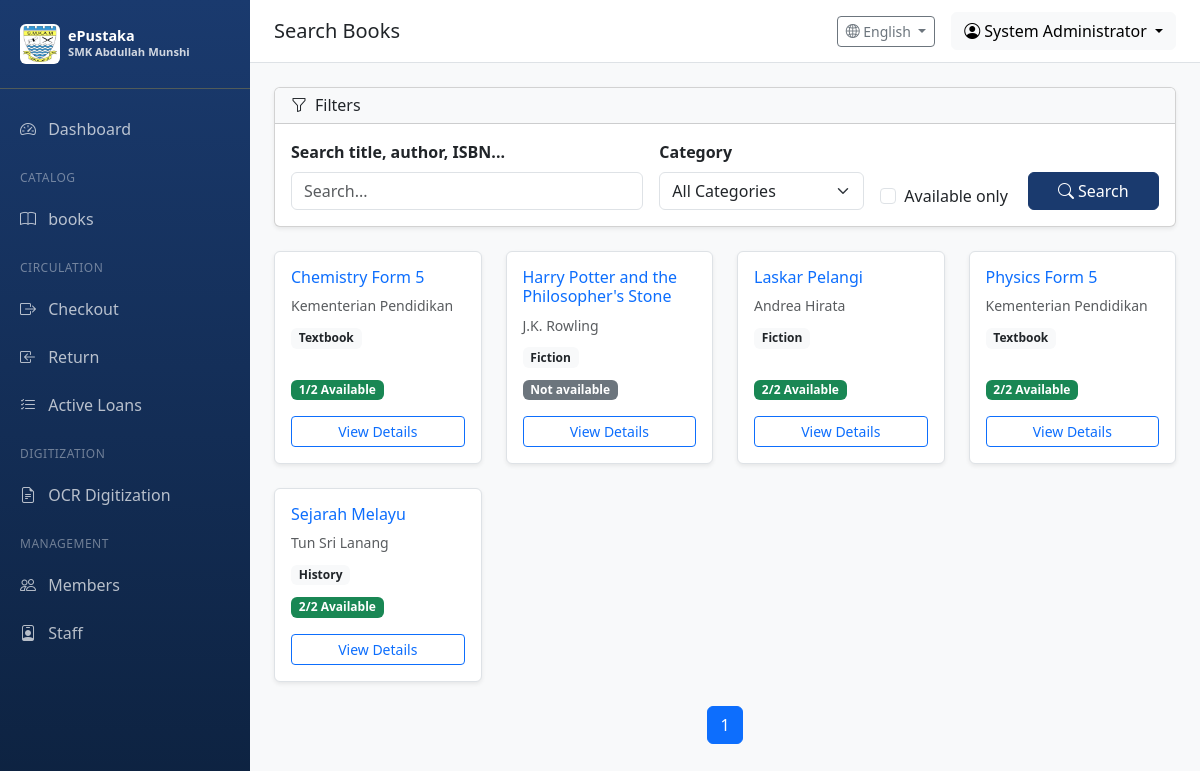
/student/search (signed in), run on the app's committed database.
### app/models/user.py (models this page shows, shortened)
class User(UserMixin, db.Model):
    __tablename__ = 'users'
    id = db.Column(db.Integer, primary_key=True)
    username = db.Column(db.String(64), unique=True, nullable=False, index=True)
    email = db.Column(db.String(120), unique=True, nullable=False, index=True)
    password_hash = db.Column(db.String(256), nullable=False)
    full_name = db.Column(db.String(128))
    is_active = db.Column(db.Boolean, default=True)
    role_id = db.Column(db.Integer, db.ForeignKey('roles.id'))
    created_at = db.Column(db.DateTime, default=datetime.utcnow)
    updated_at = db.Column(db.DateTime, default=datetime.utcnow, onupdate=datetime.utcnow)
    last_login = db.Column(db.DateTime)
    def can(self, perm):
        return self.role is not None and self.role.has_permission(perm)

### app/models/catalog.py (models this page shows, shortened)
class Book(db.Model):
    __tablename__ = 'books'
    id = db.Column(db.Integer, primary_key=True)
    title = db.Column(db.String(256), nullable=False, index=True)
    author = db.Column(db.String(256), index=True)
    isbn = db.Column(db.String(20), index=True)
    publisher = db.Column(db.String(128))
    publication_year = db.Column(db.Integer)
    edition = db.Column(db.String(32))
    category = db.Column(db.String(64), index=True)  # e.g., Fiction, Science, History
    call_number = db.Column(db.String(32), index=True)  # Library classification
    subject = db.Column(db.String(128))
    language = db.Column(db.String(32), default='Malay')
    description = db.Column(db.Text)
    page_count = db.Column(db.Integer)
    cover_image = db.Column(db.String(256))  # Path to cover image
    price = db.Column(db.Float)  # Book price for replacement/loss scenarios
    created_at = db.Column(db.DateTime, default=datetime.utcnow)
    updated_at = db.Column(db.DateTime, default=datetime.utcnow, onupdate=datetime.utcnow)
    copies = db.relationship('BookCopy', backref='book', lazy='dynamic', cascade='all, delete-orphan')

### app/routes/student.py (the view, shortened to what this page needs)
@student_bp.route('/search')
@login_required
def search_books():
    page = request.args.get('page', 1, type=int)
    per_page = 12
    query = Book.query
    search = request.args.get('search', '').strip()
    category = request.args.get('category', '')
    if category:
        query = query.filter(Book.category == category)
    show_available = request.args.get('available', '') == '1'
    categories = db.session.query(Book.category).distinct().filter(Book.category.isnot(None)).all()
    categories = [c[0] for c in categories if c[0]]
    books = query.order_by(Book.title).paginate(page=page, per_page=per_page)
    for book in books.items:
        book.available_count = book.copies.filter(
            BookCopy.status == CopyStatus.AVAILABLE.value
        ).count()
    return render_template('student/search.html',
                          books=books,
                          search=search,
                          category=category,
                          categories=categories,
                          show_available=show_available)

### app/templates/student/search.html (shortened to what this page needs)
{% extends "base.html" %}
{% block page_title %}{{ t('search_books') }}{% endblock %}
{% block content %}
<div class="mb-4">
    <div class="card shadow-sm">
        <div class="card-header bg-light">
            <h6 class="mb-0"><i class="bi bi-funnel me-2"></i>{{ t('filters') }}</h6>
        </div>
        <div class="card-body">
            <form method="GET" class="row g-3 align-items-end">
                <div class="col-md-5">
                    <label class="form-label fw-bold">{{ t('search_title_author') }}</label>
                    <input type="text" name="search" class="form-control" value="{{ search }}" placeholder="Search...">
                </div>
                <div class="col-md-3">
                    <label class="form-label fw-bold">{{ t('category') }}</label>
                    <select name="category" class="form-select">
                        <option value="">{{ t('all_categories') }}</option>
                    </select>
                </div>
                <div class="col-md-2">
                    <div class="form-check">
                        <input type="checkbox" class="form-check-input" id="available" name="available" value="1" {% if show_available %}checked{% endif %}>
                        <label class="form-check-label" for="available">
                            {{ t('available_only') }}
                        </label>
                    </div>
                </div>
                <div class="col-md-2">
                    <button type="submit" class="btn btn-primary w-100">
                        <i class="bi bi-search me-1"></i>{{ t('search') }}
                    </button>
                </div>
            </form>
        </div>
    </div>
</div>
{% if books.items %}
<div class="row g-4">
    {% for book in books.items %}
    <div class="col-md-4 col-lg-3">
        <div class="card book-card h-100 shadow-sm">
            <div class="card-body d-flex flex-column">
                <h6 class="card-title mb-2">
                    <a href="{{ url_for('student.view_book', book_id=book.id) }}" class="text-decoration-none">
                        {{ book.title }}
                    </a>
                </h6>
                <p class="card-text text-muted small mb-2">{{ book.author }}</p>
                <div class="mb-2">
                    <span class="badge bg-light text-dark small">{{ book.category or 'Uncategorized' }}</span>
                </div>
                <div class="mb-3 mt-auto">
                    {% set available = book.available_count %}
                    {% if available > 0 %}
                        <span class="badge bg-success">{{ available }}/{{ book.copies.count() }} {{ t('available') }}</span>
                    {% else %}
                        <span class="badge bg-secondary">{{ t('not_available') }}</span>
                    {% endif %}
                </div>
                <a href="{{ url_for('student.view_book', book_id=book.id) }}" class="btn btn-sm btn-outline-primary w-100">
                    {{ t('view_details') }}
                </a>
            </div>
        </div>
    </div>
    {% endfor %}
</div>
<nav class="mt-4">
    <ul class="pagination justify-content-center">
        {% for page_num in books.iter_pages() %}
            {% if page_num %}
                {% if page_num == books.page %}
                <li class="page-item active">
                    <span class="page-link">{{ page_num }}</span>
                </li>
                {% else %}
                <li class="page-item">
                    <a class="page-link" href="{{ url_for('student.search_books', page=page_num, search=search, category=category, available=1 if show_available else '') }}">
                        {{ page_num }}
                    </a>
                </li>
                {% endif %}
            {% else %}
            <li class="page-item disabled">
                <span class="page-link">...</span>
            </li>
            {% endif %}
        {% endfor %}
    </ul>
</nav>
{% else %}
<div class="alert alert-info text-center py-5">
    <i class="bi bi-search display-1 text-muted"></i>
    <h5 class="mt-3">{{ t('no_books_found') }}</h5>
    <p class="text-muted">{{ t('try_different_search') }}</p>
</div>
{% endif %}
{% endblock %}

### app/templates/base.html (shortened to what this page needs)
<!DOCTYPE html>
<html lang="en">
<head>
    <link href="https://cdn.jsdelivr.net/npm/bootstrap@5.3.2/dist/css/bootstrap.min.css" rel="stylesheet">
    <link href="https://cdn.jsdelivr.net/npm/bootstrap-icons@1.11.1/font/bootstrap-icons.css" rel="stylesheet">
</head>
<body>
    {% if current_user.is_authenticated %}
    <nav class="sidebar">
        <div class="sidebar-brand">
            <div class="d-flex align-items-center">
                <img src="{{ url_for('static', filename='images/Lencana_Sekolah_Menengah_Kebangsaan_Abdullah_Munshi.jpg') }}"
                     alt="SMK Abdullah Munshi"
                     class="me-2 rounded"
                     style="width: 40px; height: 40px; object-fit: contain; background: white; padding: 2px;">
                <div>
                    <div style="font-size: 0.9rem; line-height: 1.2;">ePustaka</div>
                    <div style="font-size: 0.7rem; opacity: 0.8;">SMK Abdullah Munshi</div>
                </div>
            </div>
        </div>
        <ul class="nav flex-column">
            {% set is_member = current_user.__class__.__name__ == 'Member' %}
            {% if is_member %}
                {% set is_staff = current_user.member_type in ['Staff', 'Student Assistant', 'Librarian', 'Teacher'] %}
            {% else %}
                {% set is_staff = current_user.role and current_user.role.name != 'Student' %}
            {% endif %}
            {% if is_member and not is_staff %}
            <li class="sidebar-section">{{ t('student_portal') }}</li>
            <li class="nav-item">
                <a class="nav-link {% if request.endpoint == 'student.index' %}active{% endif %}" href="{{ url_for('student.index') }}">
                    <i class="bi bi-house"></i> {{ t('home') }}
                </a>
            </li>
            <li class="nav-item">
                <a class="nav-link {% if request.endpoint == 'student.search_books' %}active{% endif %}" href="{{ url_for('student.search_books') }}">
                    <i class="bi bi-search"></i> {{ t('search_books') }}
                </a>
            </li>
            <li class="nav-item">
                <a class="nav-link {% if request.endpoint == 'student.my_loans' %}active{% endif %}" href="{{ url_for('student.my_loans') }}">
                    <i class="bi bi-journal-bookmark"></i> {{ t('my_loans') }}
                </a>
            </li>
            <li class="nav-item">
                <a class="nav-link {% if request.endpoint == 'student.leaderboard' %}active{% endif %}" href="{{ url_for('student.leaderboard') }}">
                    <i class="bi bi-trophy"></i> {{ t('leaderboard') }}
                </a>
            </li>
            {% elif is_staff %}
            <li class="nav-item">
                <a class="nav-link {% if request.endpoint == 'main.dashboard' %}active{% endif %}" href="{{ url_for('main.dashboard') }}">
                    <i class="bi bi-speedometer2"></i> {{ t('dashboard') }}
                </a>
            </li>
            {% if current_user.can(1) or current_user.can(2) %}
            <li class="sidebar-section">{{ t('catalog') }}</li>
            <li class="nav-item">
                <a class="nav-link {% if 'catalog' in request.endpoint %}active{% endif %}" href="{{ url_for('catalog.index') }}">
                    <i class="bi bi-book"></i> {{ t('books') }}
                </a>
            </li>
            <li class="sidebar-section">{{ t('circulation') }}</li>
            <li class="nav-item">
                <a class="nav-link {% if request.endpoint == 'circulation.checkout' %}active{% endif %}" href="{{ url_for('circulation.checkout') }}">
                    <i class="bi bi-box-arrow-right"></i> {{ t('checkout') }}
                </a>
            </li>
            <li class="nav-item">
                <a class="nav-link {% if request.endpoint == 'circulation.return_book' %}active{% endif %}" href="{{ url_for('circulation.return_book') }}">
                    <i class="bi bi-box-arrow-in-left"></i> {{ t('return') }}
                </a>
            </li>
            <li class="nav-item">
                <a class="nav-link {% if request.endpoint == 'circulation.active_loans' %}active{% endif %}" href="{{ url_for('circulation.active_loans') }}">
                    <i class="bi bi-list-check"></i> {{ t('active_loans') }}
                </a>
            </li>
            {% endif %}
            {% if current_user.can(512) %}
            <li class="sidebar-section">{{ t('digitization') }}</li>
            <li class="nav-item">
                <a class="nav-link {% if 'ocr' in request.endpoint %}active{% endif %}" href="{{ url_for('ocr.index') }}">
                    <i class="bi bi-file-earmark-text"></i> {{ t('ocr_digitization') }}
                </a>
            </li>
            {% endif %}
            {% if current_user.can(128) %}
            <li class="sidebar-section">{{ t('management') }}</li>
            <li class="nav-item">
                <a class="nav-link {% if request.endpoint == 'users.member_list' %}active{% endif %}" href="{{ url_for('users.member_list') }}">
                    <i class="bi bi-people"></i> {{ t('members') }}
                </a>
            </li>
            {% endif %}
            {% if current_user.can(256) %}
            <li class="nav-item">
                <a class="nav-link {% if request.endpoint == 'users.staff_list' %}active{% endif %}" href="{{ url_for('users.staff_list') }}">
                    <i class="bi bi-person-badge"></i> {{ t('staff') }}
                </a>
            </li>
            {% endif %}
            {% endif %}
        </ul>
    </nav>
    <div class="main-content">
        <nav class="top-navbar d-flex justify-content-between align-items-center">
            <div>
                <h5 class="mb-0">{% block page_title %}{{ t('dashboard') }}{% endblock %}</h5>
            </div>
            <div class="d-flex align-items-center gap-3">
                <div class="dropdown">
                    <button class="btn btn-outline-secondary btn-sm dropdown-toggle" type="button" data-bs-toggle="dropdown">
                        <i class="bi bi-globe2"></i> {{ languages.get(current_language, 'English') }}
                    </button>
                </div>
                <div class="dropdown">
                    <button class="btn btn-light dropdown-toggle" type="button" data-bs-toggle="dropdown">
                        <i class="bi bi-person-circle"></i> {{ current_user.full_name or current_user.username }}
                    </button>
                </div>
            </div>
        </nav>
        <div class="content-wrapper">
            {% block content %}{% endblock %}
        </div>
    </div>
    {% else %}
    {% block public_content %}{% endblock %}
    {% endif %}
</body>
</html>

### data on the page
User: full_name "System Administrator"
Book: title "Chemistry Form 5", author "Kementerian Pendidikan", category "Textbook", available "1", copies.count "2", t "Available", t "View Details"
Book: title "Harry Potter and the Philosopher's Stone", author "J.K. Rowling", category "Fiction", t "Not available", t "View Details"
Book: title "Laskar Pelangi", author "Andrea Hirata", category "Fiction", id "2", copies.count "2", t "Available", t "View Details"
Book: title "Physics Form 5", author "Kementerian Pendidikan", category "Textbook", available "2", copies.count "2", t "Available", t "View Details"
Book: title "Sejarah Melayu", author "Tun Sri Lanang", category "History", available "2", copies.count "2", t "Available", t "View Details"

### other printed values
{{ t('dashboard') }} "Dashboard"
{{ t('catalog') }} "CATALOG"
{{ t('books') }} "books"
{{ t('circulation') }} "CIRCULATION"
{{ t('checkout') }} "Checkout"
{{ t('return') }} "Return"
{{ t('active_loans') }} "Active Loans"
{{ t('digitization') }} "DIGITIZATION"
{{ t('ocr_digitization') }} "OCR Digitization"
{{ t('management') }} "MANAGEMENT"
{{ t('members') }} "Members"
{{ t('staff') }} "Staff"
{{ t('search_books') }} "Search Books"
{{ languages.get(current_language, 'English') }} "English"
{{ t('filters') }} "Filters"
